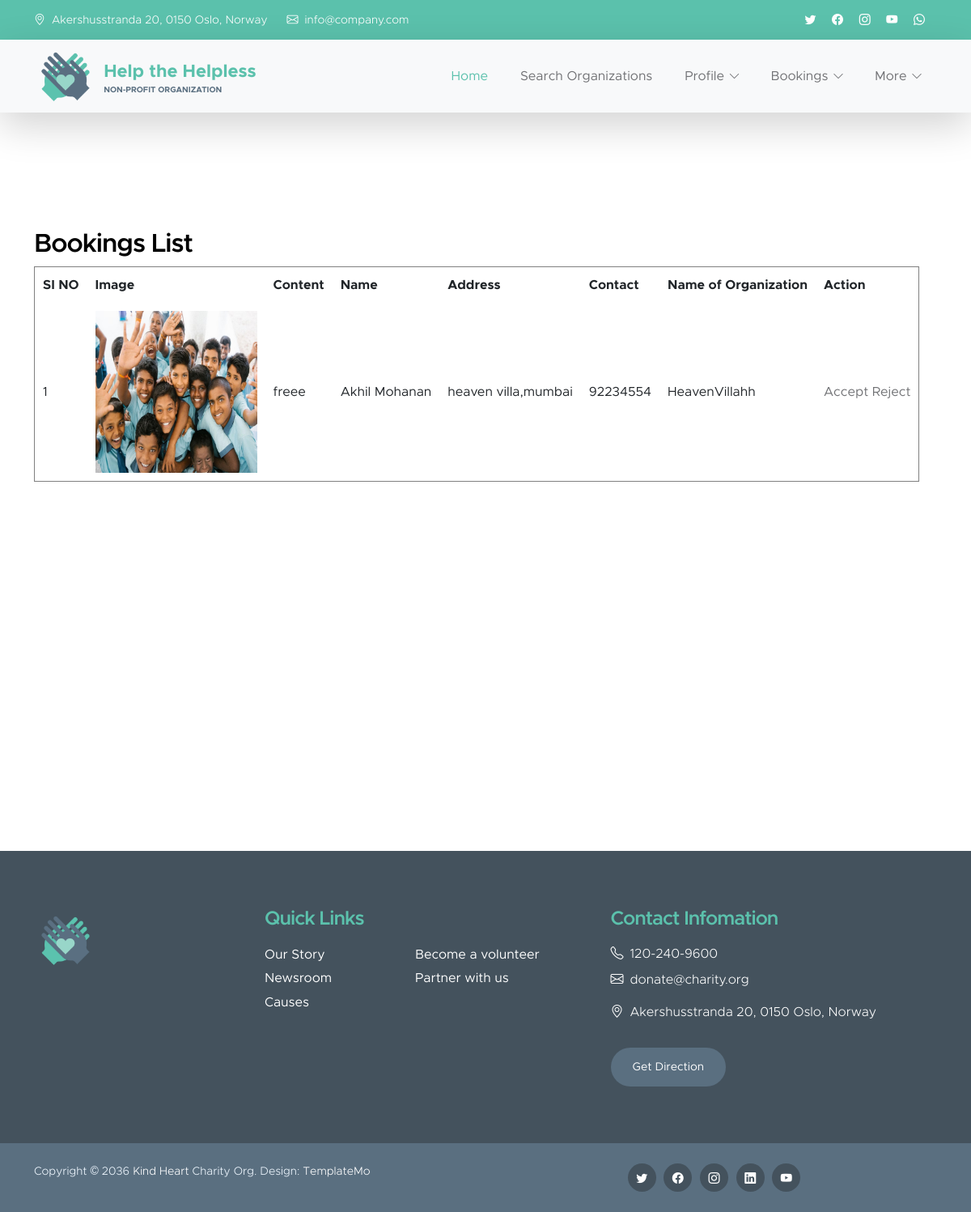
Page /Helpers/booking/ (signed in) on the committed database.
### Organization/models.py (models this page shows)
class tbl_book(models.Model):
    book_name=models.CharField(max_length=50)
    book_address=models.CharField(max_length=50)
    book_contact=models.CharField(max_length=50)
    post_id=models.ForeignKey(tbl_post,on_delete=models.CASCADE)
    organization_id=models.ForeignKey(tbl_organization,on_delete=models.CASCADE)
    status=models.IntegerField(default=0)

### Helpers/models.py (models this page shows)
class tbl_post(models.Model):
    post_image=models.FileField(upload_to="Post/")
    post_content=models.CharField(max_length=50)
    post_request=models.ForeignKey(tbl_request,on_delete=models.CASCADE)
    helpers=models.ForeignKey(tbl_helper,on_delete=models.CASCADE)

### Guest/models.py (models this page shows)
class tbl_organization(models.Model):
    org_name=models.CharField(max_length=50)
    org_email=models.CharField(max_length=50)
    org_contact=models.CharField(max_length=50)
    org_address=models.CharField(max_length=50)
    org_logo=models.FileField(upload_to="Orgdoc/")
    org_proof=models.FileField(upload_to="Orgdoc/")
    org_place=models.ForeignKey(tbl_place,on_delete=models.CASCADE)
    org_type=models.ForeignKey(tbl_type,on_delete=models.CASCADE)
    org_password=models.CharField(max_length=50)
    status=models.CharField(max_length=50,default=0,null=True)

### Helpers/views.py (the view)
# urls.py: path('booking/',views.booking,name="booking"),
def booking(request):
    helpdata=tbl_helper.objects.get(id=request.session["hid"])
    odata=tbl_book.objects.filter(post_id__helpers=helpdata,status=0)
    return render(request,"Helpers/Bookings.html",{'odata':odata})

### Helpers/Templates/Helpers/Bookings.html (shortened to what this page needs)
{% extends 'Helpers/header.html' %}
{% load static %}
{% block content %}
<!DOCTYPE html>
<html lang="en">
<head>
</head>
<body>
    <div class="container">
        <h3>Bookings List</h3>
        <form action="" method="post" enctype="multipart/form-data">
            <table border="1" cellpadding="10">
                <tr>
                    <th>SI NO</th>
                    <th>Image</th>
                    <th>Content</th>
                    <th>Name</th>
                    <th>Address</th>
                    <th>Contact</th>
                    <th>Name of Organization</th>
                    <th>Action</th>
                </tr>
                {% for i in odata %}
                <tr>
                    <td>{{ forloop.counter }}</td>
                    <td><img src="{{ i.post_id.post_image.url }}" alt="Image" width="200" height="200"></td>
                    <td>{{ i.post_id.post_content }}</td>
                    <td>{{ i.book_name }}</td>
                    <td>{{ i.book_address }}</td>
                    <td>{{ i.book_contact }}</td>
                    <td>{{ i.organization_id.org_name }}</td>
                    <td class="action-links">
                        <a href="{% url 'Helpers:acceptbooking'  i.id %}">Accept</a>
                        <a href="{% url 'Helpers:rejectbooking' i.id %}">Reject</a>
                    </td>
                </tr>
                {% endfor %}
            </table>
        </form>
    </div>
</body>
</html>
{% endblock content%}

### Guest/static/Main/css/templatemo-kind-heart-charity.css (style rules this page uses)
:root { --white-color: #ffffff; --primary-color: #5bc1ac; --secondary-color: #5a6f80; --section-bg-color: #f0f8ff; --site-footer-bg-color: #44525d; --custom-btn-bg-color: #597081; --custom-btn-bg-hover-color: #5bc1ac; --dark-color: #000000; --p-color: #717275; --border-color: #e9eaeb; --body-font-family: 'Metropolis', sans-serif; --h1-font-size: 52px; --h2-font-size: 46px; --h3-font-size: 32px; --h4-font-size: 28px; --h5-font-size: 24px; --h6-font-size: 22px; --p-font-size: 16px; --btn-font-size: 18px; --copyright-font-size: 14px; --border-radius-large: 100px; --border-radius-medium: 20px; --border-radius-small: 10px; --font-weight-light: 300; --font-weight-normal: 400; --font-weight-semibold: 600; --font-weight-bold: 700; }
body { background-color: var(--white-color); font-family: var(--body-font-family); }
h2, h3, h4, h5, h6 { color: var(--dark-color); }
h1, h2, h3, h4, h5, h6 { font-weight: var(--font-weight-semibold); letter-spacing: -1px; }
h3 { font-size: var(--h3-font-size); }
a, button { touch-action: manipulation; transition: all 0.3s; }
a { color: var(--p-color); text-decoration: none; }

### rows in the picture
tbl_book: post_id.post_image (picture), post_id.post_content "freee", book_name "Akhil Mohanan", book_address "heaven villa,mumbai", book_contact "92234554", organization_id.org_name "HeavenVillahh"
